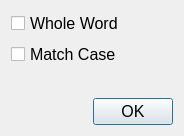
<?xml version="1.0" encoding="UTF-8"?>
<ui version="4.0">
 <class>SearchSettings</class>
 <widget class="QDialog" name="SearchSettings">
  <property name="geometry">
   <rect>
    <x>0</x>
    <y>0</y>
    <width>184</width>
    <height>136</height>
   </rect>
  </property>
  <property name="font">
   <font>
    <pointsize>12</pointsize>
   </font>
  </property>
  <property name="windowTitle">
   <string>Search Settings</string>
  </property>
  <property name="windowIcon">
   <iconset resource="resource.qrc">
    <normaloff>:/all/icons/CAR_Logo.ico</normaloff>:/all/icons/CAR_Logo.ico</iconset>
  </property>
  <layout class="QVBoxLayout" name="verticalLayout_2">
   <item>
    <layout class="QVBoxLayout" name="verticalLayout">
     <item>
      <widget class="QCheckBox" name="wholeWordCheckBox">
       <property name="text">
        <string>Whole Word</string>
       </property>
      </widget>
     </item>
     <item>
      <widget class="QCheckBox" name="matchCaseCheckBox">
       <property name="text">
        <string>Match Case</string>
       </property>
      </widget>
     </item>
    </layout>
   </item>
   <item>
    <spacer name="verticalSpacer_2">
     <property name="orientation">
      <enum>Qt::Vertical</enum>
     </property>
     <property name="sizeHint" stdset="0">
      <size>
       <width>20</width>
       <height>40</height>
      </size>
     </property>
    </spacer>
   </item>
   <item>
    <layout class="QHBoxLayout" name="horizontalLayout">
     <item>
      <spacer name="horizontalSpacer">
       <property name="orientation">
        <enum>Qt::Horizontal</enum>
       </property>
       <property name="sizeHint" stdset="0">
        <size>
         <width>40</width>
         <height>20</height>
        </size>
       </property>
      </spacer>
     </item>
     <item>
      <widget class="QPushButton" name="okButton">
       <property name="text">
        <string>OK</string>
       </property>
      </widget>
     </item>
    </layout>
   </item>
  </layout>
 </widget>
 <resources>
  <include location="resource.qrc"/>
 </resources>
 <connections/>
</ui>
